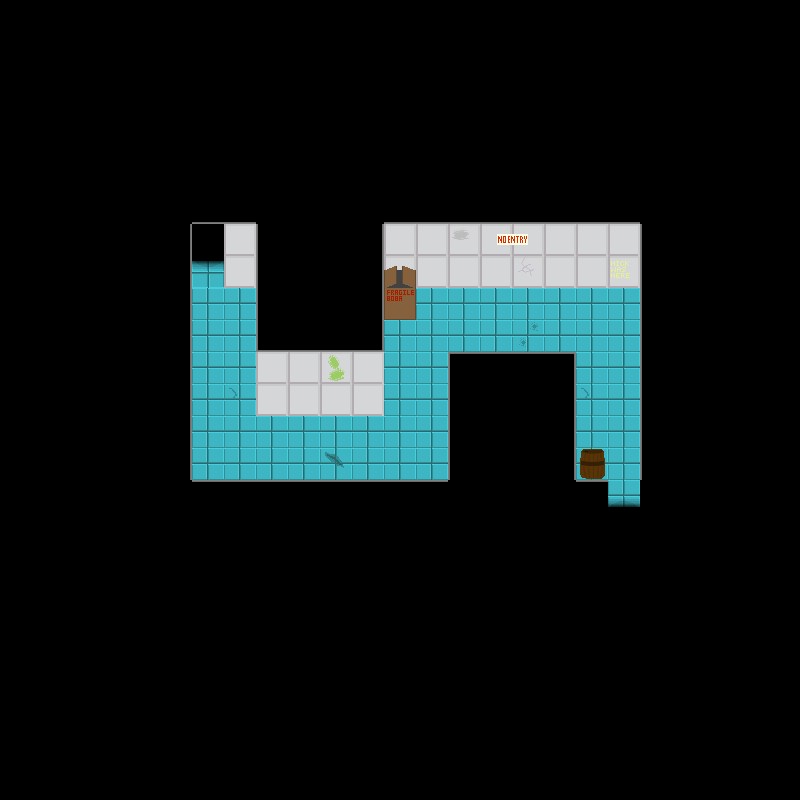

A level layout from a 2D game, rendered from its tile map. Below: a short description, then the map file with tile-grid data replaced by summaries:
An orthogonal 25x25 tile map with 32x32 px tiles, 5 tile layers (backgroundLayer, wallLayer, objectLayer, objectAboveLayer, ...), 2 tilesets and 2 objects.

<map version="1.2" tiledversion="1.2.3" orientation="orthogonal" renderorder="right-down" width="25" height="25" tilewidth="32" tileheight="32" infinite="0" nextlayerid="7" nextobjectid="5">
 <tileset firstgid="1" name="floor1tiles" tilewidth="32" tileheight="32" tilecount="81" columns="9">
  <image source="../../assets/Floor 1/Floors/f1spritesheet.png" width="288" height="288" />
  <tile id="21">
   <properties>
    <property name="door" value="down" />
   </properties>
  </tile>
  <tile id="22">
   <properties>
    <property name="door" value="left" />
   </properties>
  </tile>
  <tile id="23">
   <properties>
    <property name="door" value="right" />
   </properties>
  </tile>
  <tile id="24">
   <properties>
    <property name="door" value="up" />
   </properties>
  </tile>
 </tileset>
 <tileset firstgid="82" name="objects" tilewidth="32" tileheight="32" tilecount="20" columns="4">
  <image source="../../assets/Floor 1/Floors/objspritesheet.png" width="128" height="160" />
 </tileset>
 <layer id="2" name="backgroundLayer" width="25" height="25">
  <data>[625 cells, 625 non-empty, 7 distinct tile ids]</data>
 </layer>
 <layer id="3" name="wallLayer" width="25" height="25">
  <data>[625 cells, 93 non-empty, 16 distinct tile ids]</data>
 </layer>
 <layer id="4" name="objectLayer" width="25" height="25">
  <data>[625 cells, 2 non-empty, 2 distinct tile ids]</data>
 </layer>
 <layer id="5" name="objectAboveLayer" width="25" height="25">
  <data>[625 cells, 1 non-empty, 1 distinct tile ids]</data>
 </layer>
 <objectgroup id="6" name="doorLayer">
  <object id="3" gid="81" x="608" y="512" width="32" height="32">
   <properties>
    <property name="door" value="down" />
   </properties>
  </object>
  <object id="4" gid="81" x="192" y="288" width="32" height="32">
   <properties>
    <property name="door" value="up" />
   </properties>
  </object>
 </objectgroup>
 <layer id="1" name="aboveLayer" width="25" height="25">
  <data>[625 cells, 0 non-empty, 0 distinct tile ids]</data>
 </layer>
</map>
